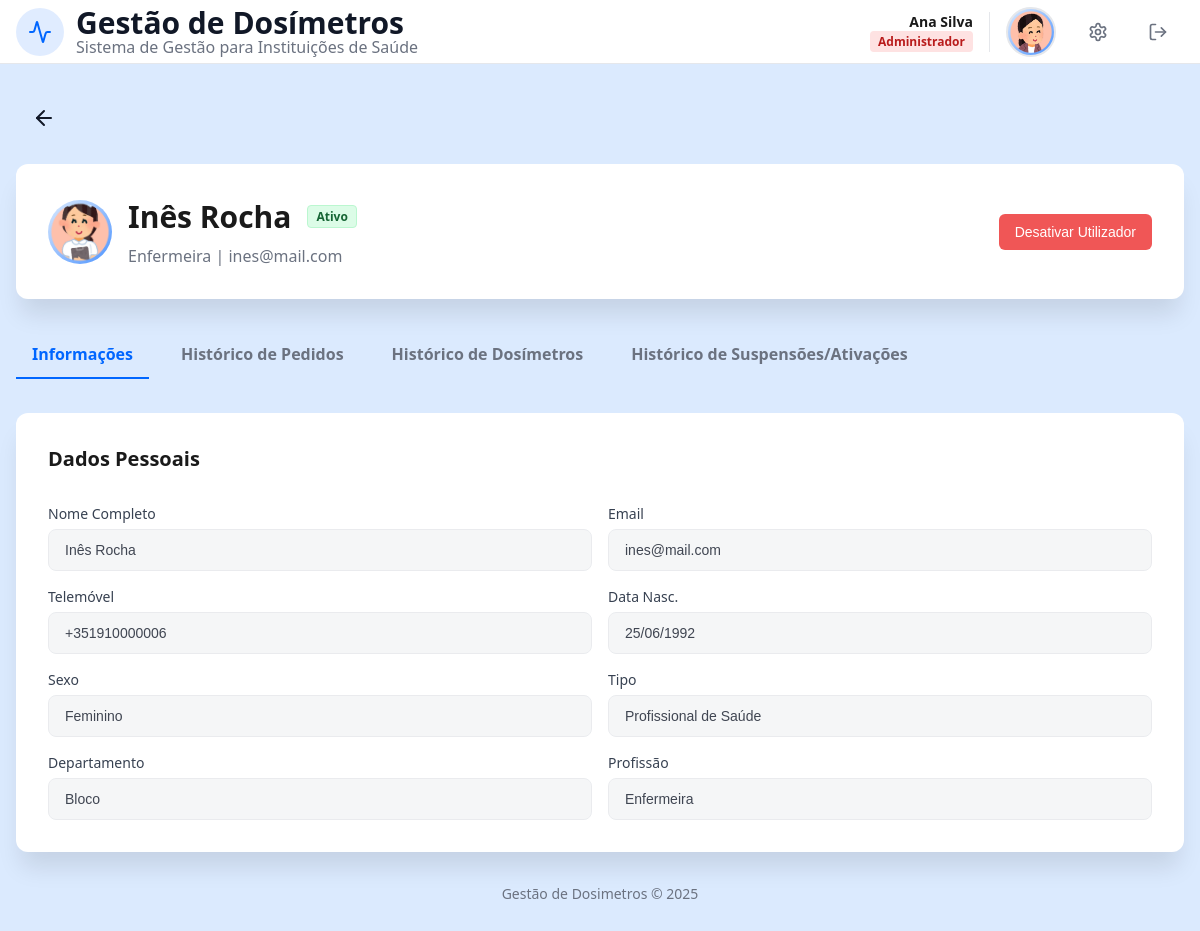
Screenshot of /user_details.php?idU=4 (signed in) with the database file from the repository.
### tables this page shows
CREATE TABLE User (
    idU INTEGER PRIMARY KEY AUTOINCREMENT,
    name TEXT NOT NULL,
    surname TEXT NOT NULL, 
    birthDate DATE NOT NULL,
    sex TEXT CHECK(sex IN ('Female', 'Male', 'Other')) NOT NULL,
    email TEXT UNIQUE NOT NULL, 
    password TEXT NOT NULL,
    phoneN TEXT CHECK(phoneN GLOB '+[0-9][0-9][0-9]*'),
    userType TEXT CHECK(userType IN ('Administrador', 'Físico Médico', 'Profissional de Saúde')) NOT NULL,
    userStatus BOOLEAN DEFAULT 1,
    profilePic TEXT DEFAULT 'foto/12225881.png'
);

### database/user_details_db.php (called while the page is built, shortened)
<?php
function getUserFullDetails($db, $idU) {
    $stmt = $db->prepare("SELECT * FROM User WHERE idU = ?");
    $stmt->execute([$idU]);
    $user = $stmt->fetch();
    $extra = [];
    if ($user['userType'] === 'Profissional de Saúde') {
        $s = $db->prepare("SELECT profession, department FROM HealthProfessional WHERE idU = ?");
        $s->execute([$idU]);
        $extra = $s->fetch();
    } elseif ($user['userType'] === 'Físico Médico') {
        $extra = ['profession' => 'Físico Médico', 'department' => 'Física Médica'];
    }
    return array_merge($user, $extra ? $extra : []);
}
?>

### templates/user_details_view.php (the view, shortened to what this page needs)
<?php
function renderUserHeaderCard($user) {
    $isActive = $user['userStatus'] == 1;
    $prof = isset($user['profession']) ? $user['profession'] : $user['userType'];
    ?>
    <div class="card mb2">
        <div class="header-flex">
            <div class="foto-circle-large">
                <img src="<?php echo htmlspecialchars($user['profilePic']); ?>" alt="Foto">
            </div>
            <div class="user-details-info">
                <div class="user-title-row">
                    <h2 class="titulo"><?php echo htmlspecialchars($user['name'].' '.$user['surname']); ?></h2>
                    <span class="role-badge <?php echo $isActive?'alert-success':'alert-error'; ?>">
                        <?php echo $isActive?'Ativo':'Inativo'; ?>
                    </span>
                </div>
                <p class="subtitulo"><?php echo htmlspecialchars($prof); ?> | <?php echo htmlspecialchars($user['email']); ?></p>
            </div>
            <form action="processa_admin.php" method="POST">
                <?php if($isActive): ?>
                    <button type="submit" class="btn btn-no">Desativar Utilizador</button>
                <?php else: ?>
                    <button type="submit" class="btn btn-save-profile">Ativar Utilizador</button>
                <?php endif; ?>
            </form>
        </div>
    </div>
    <?php
}
function renderUserTabs($idU, $currentTab) {
    ?>
    <div class="admin-tabs mb2">
        <a href="user_details.php?idU=<?php echo $idU; ?>&subtab=info" class="tab-link <?php echo $currentTab == 'info' ? 'active' : ''; ?>">Informações</a>
        <a href="user_details.php?idU=<?php echo $idU; ?>&subtab=pedidos" class="tab-link <?php echo $currentTab == 'pedidos' ? 'active' : ''; ?>">Histórico de Pedidos</a>
        <a href="user_details.php?idU=<?php echo $idU; ?>&subtab=dosimetros" class="tab-link <?php echo $currentTab == 'dosimetros' ? 'active' : ''; ?>">Histórico de Dosímetros</a>
        <a href="user_details.php?idU=<?php echo $idU; ?>&subtab=suspensoes" class="tab-link <?php echo $currentTab == 'suspensoes' ? 'active' : ''; ?>">Histórico de Suspensões/Ativações</a>
    </div>
    <?php
}
function renderUserInfoTab($user) {
    $traducao = [
        'Female' => 'Feminino',
        'Male'   => 'Masculino',
        'Other'  => 'Outro'
    ];
    $sexoPT = isset($traducao[$user['sex']]) ? $traducao[$user['sex']] : $user['sex'];
    ?>
    <h3 class="titulo-separador mb1">Dados Pessoais</h3>
    <div class="profile-form-grid">
        <div><label class="profile-label">Nome Completo</label><input disabled value="<?php echo htmlspecialchars($user['name'].' '.$user['surname']); ?>" class="profile-input"></div>
        <div><label class="profile-label">Email</label><input disabled value="<?php echo htmlspecialchars($user['email']); ?>" class="profile-input"></div>
        <div><label class="profile-label">Telemóvel</label><input disabled value="<?php echo htmlspecialchars($user['phoneN']); ?>" class="profile-input"></div>
        <div><label class="profile-label">Data Nasc.</label><input disabled value="<?php echo date('d/m/Y', strtotime($user['birthDate'])); ?>" class="profile-input"></div>
        <div><label class="profile-label">Sexo</label><input disabled value="<?php echo htmlspecialchars($sexoPT); ?>" class="profile-input"></div>
        <div><label class="profile-label">Tipo</label><input disabled value="<?php echo htmlspecialchars($user['userType']); ?>" class="profile-input"></div>
        <?php if(isset($user['department'])): ?>
            <div><label class="profile-label">Departamento</label><input disabled value="<?php echo htmlspecialchars($user['department']); ?>" class="profile-input"></div>
        <?php endif; ?>
        <?php if(isset($user['profession'])): ?>
            <div><label class="profile-label">Profissão</label><input disabled value="<?php echo htmlspecialchars($user['profession']); ?>" class="profile-input"></div>
        <?php endif; ?>
    </div>
    <?php
}
    ?>

### css/style.css (style rules this page uses)
:root { font-size: 16px; --primary: #0066ff; --primary-light: #4d94ff; --primary-dark: #0052cc; --white: #ffffff; --foreground: #1a1a1a; --border: #e5e7eb; --input-bg: #f9fafb; --muted: #6b7280; --background: #dbeafe; --background2: #b2cdf0; --bg-body: #f3f4f6; --text-main: #111827; --green:#166534; --green2: #15803d; --green3:#16a34a; --green-light: #dcfce7; --green-light2:#bbf7d0; --red:#991b1b; --red2: #ef4444e6; --red-light: #fee2e2; --red-light2:#fecaca; --badge-blue:#1d4ed8; --badge-purple: #7e22ce; --badge-purple-background:#f3e8ff; --badge-red: #b91c1c; --dosimetro1: #fff7ed; --borda1:#d97706; --dosimetro2:#f0fdf4; --cinza: #374151; --badge-yellow:#854d0e; --badge-yellow-background:#fef9c3; }
* { margin: 0;padding: 0;box-sizing: border-box; }
html, body { height: 100%; font-family: "Segoe UI", "Helvetica Neue", Arial, sans-serif; background: var(--background);color: var(--foreground); }
:where(p, h1, h2, button) { overflow-wrap: anywhere; word-break: break-word; }
a { text-decoration: none; }
.header-container, .profile-header-flex, .header-flex { display: flex; align-items: center; justify-content: space-between; }
.header-flex { padding: 0; gap: 1rem; flex-wrap: wrap; }
.titulo, .card1-title { font-size: 1.875rem; font-weight: bold; }
.titulo { color: var(--foreground); }
.subtitulo { font-size: 1rem; color: var(--muted); }
.titulo-separador { font-size:1.25rem; font-weight:600; }
.user-details-info { flex: 1; }
.mb2 { margin-bottom: 2rem; }
.mb1 { margin-bottom: 1rem; }
input[type="text"], input[type="email"], input[type="password"], input[type="tel"], input[type="date"], input[type="file"], select, textarea, .profile-input { width: 100%; padding: 0.75rem 1rem; border: 1px solid var(--border); border-radius: 0.5rem; font-size: 14px; background: var(--input-bg); transition: all 0.2s; }
.profile-input:disabled { cursor: not-allowed; opacity: 0.8; background-color: var(--bg-body); color: var(--text-main); }
label, .profile-label { font-size: 14px; font-weight: 500; color: var(--foreground); }
.profile-label { display: block; margin-bottom: 0.375rem; color: var(--cinza); }
.profile-form-grid, .hp-fields-grid { display: grid; grid-template-columns: 1fr; gap: 1rem; }
.btn { display: inline-flex; align-items: center; justify-content: center; padding: 10px 16px; font-size: 14px; font-weight: 500; border: none; border-radius: 6px; cursor: pointer; transition: all 0.2s ease; text-decoration: none; gap: 6px; }
.btn-no { background-color: var(--red2); color: var(--white); }
.card, .card1, .modal-box { background-color: var(--white); border-radius: 0.75rem; display: flex; flex-direction: column; }
.card { box-shadow: 0 20px 25px -5px rgba(0, 0, 0, 0.1); padding: 2rem; gap: 1rem; }
.role-badge, .etiqueta { font-size: 0.75rem; padding: 2px 8px; border-radius: 4px; font-weight: 600; display: inline-block; }
.badge-green, .alert-success { background-color: var(--green-light); color: var(--green); }
.alert-success { border: 1px solid var(--green-light2); }
.profile-pic, .foto-circle-large { background: linear-gradient(135deg, var(--background), var(--primary-light)); object-fit: cover; border-radius: 50%; }
.foto-circle-large { width: 4rem; height: 4rem; display: flex; align-items: center; justify-content: center; color: var(--white); font-weight: 700; font-size: 1.25rem; overflow: hidden; flex-shrink: 0; }
.foto-circle-large img { width: 100%; height: 100%; object-fit: cover; }
.user-title-row { display: flex; align-items: center; gap: 1rem; margin-bottom: 0.5rem; }
.admin-tabs { display: flex; gap: 1rem; margin-bottom: 2rem; overflow-x: auto; padding-bottom: 2px; }
.tab-link { padding: 0.75rem 1rem; color: var(--muted); text-decoration: none; font-size: 1rem; font-weight: 600; border-bottom: 2px solid transparent; transition: all 0.2s; white-space: nowrap; }
.tab-link.active { color: var(--primary); border-bottom-color: var(--primary); }

### css/responsive.css (style rules this page uses)
@media (min-width: 769px) { .profile-form-grid { grid-template-columns: 1fr 1fr; } }

### rows the page displays
user: profilePic (picture), name+surname "Inês Rocha", email "ines@mail.com", phoneN "+351910000006", birthDate "25/06/1992", sex "Feminino", userType "Profissional de Saúde"

### other values shown
$userName . ' ' . $userSurname "Ana Silva"
$roleLabel "Administrador"
$prof "Enfermeira"
